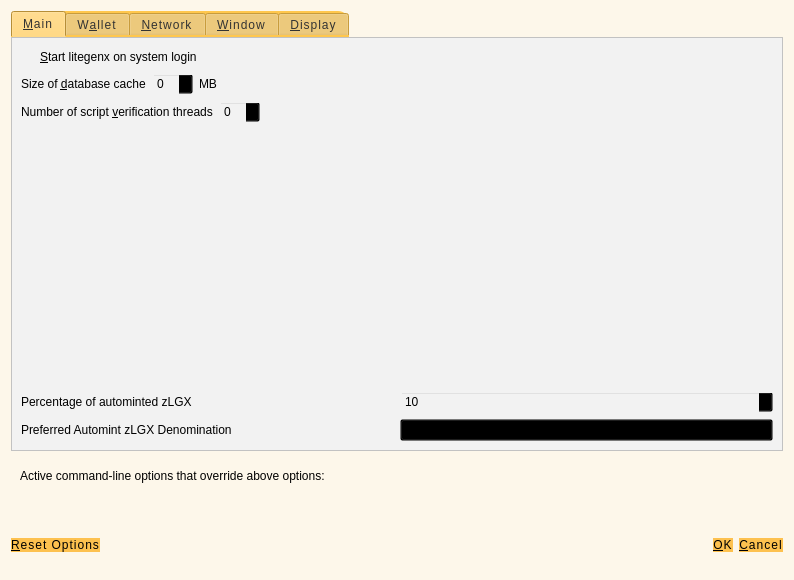
<?xml version="1.0" encoding="UTF-8"?>
<ui version="4.0">
 <class>OptionsDialog</class>
 <widget class="QDialog" name="OptionsDialog">
  <property name="geometry">
   <rect>
    <x>0</x>
    <y>0</y>
    <width>794</width>
    <height>580</height>
   </rect>
  </property>
  <property name="windowTitle">
   <string>Options</string>
  </property>
  <property name="styleSheet">
   <string notr="true">QDialog {
  background-color: #fdf7ea;
  color: #050044;
}
QValidatedLineEdit,
QLineEdit,
QTextEdit {
  font-size: 12px;
  min-height: 25px;
  outline: 0;
  padding: 3px;
  border: 1px;
  color: #333;
 background-color: #ffffff;
  border-radius: 15px;
}
QValidatedLineEdit: !focus {
  color: #333;
  background-color: #e7e7e7;
}
QLineEdit: !focus {
  color: #333;
  background-color: #e7e7e7;
}
QTextEdit: !focus {
  color: #333;
  background-color: #e7e7e7;
}
QValidatedLineEdit:disabled,
QLineEdit:disabled,
QTextEdit:disabled {
  color: #333;
  background-color: #f2f2f2;
}
QPlainTextEdit {
  background-color: #f2f2f2;
}
QPushButton {
  background-color: #fdc14f;
  padding: 0.85em 2em;
  letter-spacing: 1px;
  color: #000000;
  font-size: 12px;
  border-radius: 20px;
}
QPushButton:hover {
  background-color: #fb9803;
}
QPushButton:focus {
  border: none;
  outline: none;
}
QPushButton:pressed {
  border: 1px solid #ff7300;
}
QPushButton:disabled {
  border: 1px solid #aaaaaa;
  background-color: #bbbbbb;
}
QValueComboBox {
  padding: 3px 5px 3px 5px;
  background: #fcfcfc;
  font-size: 12px;
  min-height: 25px;
  outline: 0;
  padding: 3px;
  border: 0px;
  color: #333;
  background-color: #f2f2f2;
  border-radius: 10px;
}
QValueComboBox: !focus {
  color: #5c4c7c;
  background-color: #e7e7e7;
}</string>
  </property>
  <property name="modal">
   <bool>true</bool>
  </property>
  <layout class="QVBoxLayout" name="verticalLayout">
   <item>
    <widget class="QTabWidget" name="tabWidget">
     <property name="styleSheet">
      <string notr="true">QTabWidget {
  background-color: transparent;
}
QWidget {
  background-color: transparent;
}
QTabWidget::pane {
  background-color: #f2f2f2;
  border: 1px solid #c2c2c2;
}

QTabBar {
  background-color: #ffc74d;
  color: #333;
  padding: 5px;
  padding-left: 10px;
  padding-right: 10px;
  letter-spacing: 1px;
  font-size: 12px;
  border-top-left-radius: 11px;
  border-top-right-radius: 11px;
}

QTabBar::tab:hover:!selected {
  background-color: #ffae00;
  color: #333;
  padding: 5px;
  padding-left: 10px;
  padding-right: 10px;
  letter-spacing: 1px;
  font-size: 12px;
  border-top-left-radius: 11px;
  border-top-right-radius: 11px;
}</string>
     </property>
     <property name="currentIndex">
      <number>0</number>
     </property>
     <widget class="QWidget" name="tabMain">
      <property name="styleSheet">
       <string notr="true">background-color: transparent;</string>
      </property>
      <attribute name="title">
       <string>&amp;Main</string>
      </attribute>
      <layout class="QVBoxLayout" name="verticalLayout_Main">
       <item>
        <widget class="QCheckBox" name="bitcoinAtStartup">
         <property name="toolTip">
          <string>Automatically start litegenx after logging in to the system.</string>
         </property>
         <property name="text">
          <string>&amp;Start litegenx on system login</string>
         </property>
        </widget>
       </item>
       <item>
        <layout class="QHBoxLayout" name="horizontalLayout_2_Main">
         <item>
          <widget class="QLabel" name="databaseCacheLabel">
           <property name="text">
            <string>Size of &amp;database cache</string>
           </property>
           <property name="textFormat">
            <enum>Qt::PlainText</enum>
           </property>
           <property name="buddy">
            <cstring>databaseCache</cstring>
           </property>
          </widget>
         </item>
         <item>
          <widget class="QSpinBox" name="databaseCache"/>
         </item>
         <item>
          <widget class="QLabel" name="databaseCacheUnitLabel">
           <property name="text">
            <string>MB</string>
           </property>
           <property name="textFormat">
            <enum>Qt::PlainText</enum>
           </property>
          </widget>
         </item>
         <item>
          <spacer name="horizontalSpacer_2_Main">
           <property name="orientation">
            <enum>Qt::Horizontal</enum>
           </property>
           <property name="sizeHint" stdset="0">
            <size>
             <width>40</width>
             <height>20</height>
            </size>
           </property>
          </spacer>
         </item>
        </layout>
       </item>
       <item>
        <layout class="QHBoxLayout" name="horizontalLayout_3_Main">
         <item>
          <widget class="QLabel" name="threadsScriptVerifLabel">
           <property name="text">
            <string>Number of script &amp;verification threads</string>
           </property>
           <property name="textFormat">
            <enum>Qt::PlainText</enum>
           </property>
           <property name="buddy">
            <cstring>threadsScriptVerif</cstring>
           </property>
          </widget>
         </item>
         <item>
          <widget class="QSpinBox" name="threadsScriptVerif">
           <property name="toolTip">
            <string>(0 = auto, &lt;0 = leave that many cores free)</string>
           </property>
          </widget>
         </item>
         <item>
          <spacer name="horizontalSpacer_3_Main">
           <property name="orientation">
            <enum>Qt::Horizontal</enum>
           </property>
           <property name="sizeHint" stdset="0">
            <size>
             <width>40</width>
             <height>20</height>
            </size>
           </property>
          </spacer>
         </item>
        </layout>
       </item>
       <item>
        <spacer name="verticalSpacer_2">
         <property name="orientation">
          <enum>Qt::Vertical</enum>
         </property>
         <property name="sizeHint" stdset="0">
          <size>
           <width>20</width>
           <height>40</height>
          </size>
         </property>
        </spacer>
       </item>
       <item>
        <layout class="QHBoxLayout" name="horizontalLayout_3">
         <item>
          <widget class="QLabel" name="percentage_label">
           <property name="toolTip">
            <string>Percentage of incoming LGX which get automatically converted to zLGX via Zerocoin Protocol (min: 10%)</string>
           </property>
           <property name="text">
            <string>Percentage of autominted zLGX</string>
           </property>
          </widget>
         </item>
         <item>
          <widget class="QSpinBox" name="zeromintPercentage">
           <property name="minimum">
            <number>10</number>
           </property>
           <property name="maximum">
            <number>100</number>
           </property>
          </widget>
         </item>
        </layout>
       </item>
       <item>
        <layout class="QHBoxLayout" name="horizontalLayout" stretch="0,0">
         <property name="sizeConstraint">
          <enum>QLayout::SetFixedSize</enum>
         </property>
         <item>
          <widget class="QLabel" name="labelPreferredDenom">
           <property name="maximumSize">
            <size>
             <width>16777215</width>
             <height>16777215</height>
            </size>
           </property>
           <property name="toolTip">
            <string>Wait with automatic conversion to Zerocoin until enough LGX for this denomination is available</string>
           </property>
           <property name="text">
            <string>Preferred Automint zLGX Denomination</string>
           </property>
          </widget>
         </item>
         <item>
          <widget class="QComboBox" name="preferredDenom">
           <property name="maximumSize">
            <size>
             <width>16777215</width>
             <height>27</height>
            </size>
           </property>
           <property name="toolTip">
            <string>Wait with automatic conversion to Zerocoin until enough LGX for this denomination is available</string>
           </property>
           <property name="maxVisibleItems">
            <number>9</number>
           </property>
           <property name="maxCount">
            <number>9</number>
           </property>
          </widget>
         </item>
        </layout>
       </item>
      </layout>
     </widget>
     <widget class="QWidget" name="tabWallet">
      <property name="styleSheet">
       <string notr="true">background-color: transparent;</string>
      </property>
      <attribute name="title">
       <string>W&amp;allet</string>
      </attribute>
      <layout class="QVBoxLayout" name="verticalLayout_Wallet">
       <item>
        <widget class="QGroupBox" name="groupBox">
         <property name="title">
          <string>Expert</string>
         </property>
         <layout class="QVBoxLayout" name="verticalLayout_2">
          <item>
           <widget class="QCheckBox" name="coinControlFeatures">
            <property name="toolTip">
             <string>Whether to show coin control features or not.</string>
            </property>
            <property name="text">
             <string>Enable coin &amp;control features</string>
            </property>
           </widget>
          </item>
          <item>
           <widget class="QCheckBox" name="showMasternodesTab">
            <property name="toolTip">
             <string>Show additional tab listing all your masternodes in first sub-tab&lt;br/&gt;and all masternodes on the network in second sub-tab.</string>
            </property>
            <property name="text">
             <string>Show Masternodes Tab</string>
            </property>
           </widget>
          </item>
          <item>
           <widget class="QCheckBox" name="spendZeroConfChange">
            <property name="toolTip">
             <string>If you disable the spending of unconfirmed change, the change from a transaction&lt;br/&gt;cannot be used until that transaction has at least one confirmation.&lt;br/&gt;This also affects how your balance is computed.</string>
            </property>
            <property name="text">
             <string>&amp;Spend unconfirmed change</string>
            </property>
           </widget>
          </item>
         </layout>
        </widget>
       </item>
       <item>
        <spacer name="verticalSpacer_Wallet">
         <property name="orientation">
          <enum>Qt::Vertical</enum>
         </property>
         <property name="sizeHint" stdset="0">
          <size>
           <width>20</width>
           <height>40</height>
          </size>
         </property>
        </spacer>
       </item>
      </layout>
     </widget>
     <widget class="QWidget" name="tabNetwork">
      <property name="styleSheet">
       <string notr="true">background-color: transparent;</string>
      </property>
      <attribute name="title">
       <string>&amp;Network</string>
      </attribute>
      <layout class="QVBoxLayout" name="verticalLayout_Network">
       <item>
        <widget class="QCheckBox" name="mapPortUpnp">
         <property name="toolTip">
          <string>Automatically open the litegenx client port on the router. This only works when your router supports UPnP and it is enabled.</string>
         </property>
         <property name="text">
          <string>Map port using &amp;UPnP</string>
         </property>
        </widget>
       </item>
       <item>
        <widget class="QCheckBox" name="allowIncoming">
         <property name="toolTip">
          <string>Accept connections from outside</string>
         </property>
         <property name="text">
          <string>Allow incoming connections</string>
         </property>
        </widget>
       </item>
       <item>
        <widget class="QCheckBox" name="connectSocks">
         <property name="toolTip">
          <string>Connect to the litegenx network through a SOCKS5 proxy.</string>
         </property>
         <property name="text">
          <string>&amp;Connect through SOCKS5 proxy (default proxy):</string>
         </property>
        </widget>
       </item>
       <item>
        <layout class="QHBoxLayout" name="horizontalLayout_1_Network">
         <item>
          <widget class="QLabel" name="proxyIpLabel">
           <property name="text">
            <string>Proxy &amp;IP:</string>
           </property>
           <property name="textFormat">
            <enum>Qt::PlainText</enum>
           </property>
           <property name="buddy">
            <cstring>proxyIp</cstring>
           </property>
          </widget>
         </item>
         <item>
          <widget class="QValidatedLineEdit" name="proxyIp">
           <property name="minimumSize">
            <size>
             <width>140</width>
             <height>31</height>
            </size>
           </property>
           <property name="maximumSize">
            <size>
             <width>140</width>
             <height>16777215</height>
            </size>
           </property>
           <property name="toolTip">
            <string>IP address of the proxy (e.g. IPv4: 127.0.0.1 / IPv6: ::1)</string>
           </property>
          </widget>
         </item>
         <item>
          <widget class="QLabel" name="proxyPortLabel">
           <property name="text">
            <string>&amp;Port:</string>
           </property>
           <property name="textFormat">
            <enum>Qt::PlainText</enum>
           </property>
           <property name="buddy">
            <cstring>proxyPort</cstring>
           </property>
          </widget>
         </item>
         <item>
          <widget class="QLineEdit" name="proxyPort">
           <property name="minimumSize">
            <size>
             <width>55</width>
             <height>31</height>
            </size>
           </property>
           <property name="maximumSize">
            <size>
             <width>55</width>
             <height>16777215</height>
            </size>
           </property>
           <property name="toolTip">
            <string>Port of the proxy (e.g. 9050)</string>
           </property>
          </widget>
         </item>
         <item>
          <spacer name="horizontalSpacer_1_Network">
           <property name="orientation">
            <enum>Qt::Horizontal</enum>
           </property>
           <property name="sizeHint" stdset="0">
            <size>
             <width>40</width>
             <height>20</height>
            </size>
           </property>
          </spacer>
         </item>
        </layout>
       </item>
       <item>
        <spacer name="verticalSpacer_Network">
         <property name="orientation">
          <enum>Qt::Vertical</enum>
         </property>
         <property name="sizeHint" stdset="0">
          <size>
           <width>20</width>
           <height>40</height>
          </size>
         </property>
        </spacer>
       </item>
      </layout>
     </widget>
     <widget class="QWidget" name="tabWindow">
      <property name="styleSheet">
       <string notr="true">background-color: transparent;</string>
      </property>
      <attribute name="title">
       <string>&amp;Window</string>
      </attribute>
      <layout class="QVBoxLayout" name="verticalLayout_Window">
       <item>
        <widget class="QCheckBox" name="minimizeToTray">
         <property name="toolTip">
          <string>Show only a tray icon after minimizing the window.</string>
         </property>
         <property name="text">
          <string>&amp;Minimize to the tray instead of the taskbar</string>
         </property>
        </widget>
       </item>
       <item>
        <widget class="QCheckBox" name="minimizeOnClose">
         <property name="toolTip">
          <string>Minimize instead of exit the application when the window is closed. When this option is enabled, the application will be closed only after selecting Quit in the menu.</string>
         </property>
         <property name="text">
          <string>M&amp;inimize on close</string>
         </property>
        </widget>
       </item>
       <item>
        <spacer name="verticalSpacer_Window">
         <property name="orientation">
          <enum>Qt::Vertical</enum>
         </property>
         <property name="sizeHint" stdset="0">
          <size>
           <width>20</width>
           <height>40</height>
          </size>
         </property>
        </spacer>
       </item>
      </layout>
     </widget>
     <widget class="QWidget" name="tabDisplay">
      <property name="styleSheet">
       <string notr="true">background-color: transparent;</string>
      </property>
      <attribute name="title">
       <string>&amp;Display</string>
      </attribute>
      <layout class="QVBoxLayout" name="verticalLayout_Display">
       <item>
        <layout class="QHBoxLayout" name="horizontalLayout_1_Display">
         <item>
          <widget class="QLabel" name="langLabel">
           <property name="text">
            <string>User Interface &amp;language:</string>
           </property>
           <property name="textFormat">
            <enum>Qt::PlainText</enum>
           </property>
           <property name="buddy">
            <cstring>lang</cstring>
           </property>
          </widget>
         </item>
         <item>
          <widget class="QValueComboBox" name="lang">
           <property name="toolTip">
            <string>The user interface language can be set here. This setting will take effect after restarting litegenx.</string>
           </property>
          </widget>
         </item>
        </layout>
       </item>
       <item>
        <widget class="QLabel" name="label_3">
         <property name="toolTip">
          <string notr="true"/>
         </property>
         <property name="statusTip">
          <string notr="true"/>
         </property>
         <property name="whatsThis">
          <string notr="true"/>
         </property>
         <property name="accessibleName">
          <string notr="true"/>
         </property>
         <property name="text">
          <string>Language missing or translation incomplete? Help contributing translations here:
https://www.transifex.com/litegenx-project/litegenx-project-translations</string>
         </property>
         <property name="wordWrap">
          <bool>true</bool>
         </property>
         <property name="openExternalLinks">
          <bool>true</bool>
         </property>
         <property name="textInteractionFlags">
          <set>Qt::TextBrowserInteraction</set>
         </property>
        </widget>
       </item>
       <item>
        <layout class="QHBoxLayout" name="horizontalLayout_4_Display" stretch="0,0">
         <item>
          <widget class="QLabel" name="themeLabel">
           <property name="text">
            <string>User Interface Theme:</string>
           </property>
          </widget>
         </item>
         <item>
          <widget class="QValueComboBox" name="theme">
           <property name="enabled">
            <bool>false</bool>
           </property>
          </widget>
         </item>
        </layout>
       </item>
       <item>
        <widget class="Line" name="line">
         <property name="orientation">
          <enum>Qt::Horizontal</enum>
         </property>
        </widget>
       </item>
       <item>
        <layout class="QHBoxLayout" name="horizontalLayout_2_Display">
         <item>
          <widget class="QLabel" name="unitLabel">
           <property name="text">
            <string>&amp;Unit to show amounts in:</string>
           </property>
           <property name="textFormat">
            <enum>Qt::PlainText</enum>
           </property>
           <property name="buddy">
            <cstring>unit</cstring>
           </property>
          </widget>
         </item>
         <item>
          <widget class="QValueComboBox" name="unit">
           <property name="toolTip">
            <string>Choose the default subdivision unit to show in the interface and when sending coins.</string>
           </property>
          </widget>
         </item>
        </layout>
       </item>
       <item>
        <layout class="QHBoxLayout" name="horizontalLayout_5_Display">
         <item>
          <widget class="QLabel" name="digitsLabel">
           <property name="text">
            <string>Decimal digits</string>
           </property>
          </widget>
         </item>
         <item>
          <widget class="QValueComboBox" name="digits"/>
         </item>
        </layout>
       </item>
       <item>
        <layout class="QHBoxLayout" name="horizontalLayout_3_Display">
         <item>
          <widget class="QLabel" name="thirdPartyTxUrlsLabel">
           <property name="toolTip">
            <string>Third party URLs (e.g. a block explorer) that appear in the transactions tab as context menu items. %s in the URL is replaced by transaction hash. Multiple URLs are separated by vertical bar |.</string>
           </property>
           <property name="text">
            <string>Third party transaction URLs</string>
           </property>
           <property name="buddy">
            <cstring>thirdPartyTxUrls</cstring>
           </property>
          </widget>
         </item>
         <item>
          <widget class="QLineEdit" name="thirdPartyTxUrls">
           <property name="toolTip">
            <string>Third party URLs (e.g. a block explorer) that appear in the transactions tab as context menu items. %s in the URL is replaced by transaction hash. Multiple URLs are separated by vertical bar |.</string>
           </property>
          </widget>
         </item>
        </layout>
       </item>
       <item>
        <spacer name="verticalSpacer">
         <property name="orientation">
          <enum>Qt::Vertical</enum>
         </property>
         <property name="sizeHint" stdset="0">
          <size>
           <width>20</width>
           <height>40</height>
          </size>
         </property>
        </spacer>
       </item>
      </layout>
     </widget>
    </widget>
   </item>
   <item>
    <widget class="QFrame" name="frame">
     <layout class="QVBoxLayout" name="verticalLayout_Bottom">
      <item>
       <layout class="QHBoxLayout" name="horizontalLayout_Bottom">
        <item>
         <widget class="QLabel" name="overriddenByCommandLineInfoLabel">
          <property name="text">
           <string>Active command-line options that override above options:</string>
          </property>
          <property name="textFormat">
           <enum>Qt::PlainText</enum>
          </property>
         </widget>
        </item>
        <item>
         <spacer name="horizontalSpacer_Bottom">
          <property name="orientation">
           <enum>Qt::Horizontal</enum>
          </property>
          <property name="sizeHint" stdset="0">
           <size>
            <width>40</width>
            <height>20</height>
           </size>
          </property>
         </spacer>
        </item>
       </layout>
      </item>
      <item>
       <widget class="QLabel" name="overriddenByCommandLineLabel">
        <property name="text">
         <string/>
        </property>
        <property name="textFormat">
         <enum>Qt::PlainText</enum>
        </property>
        <property name="wordWrap">
         <bool>true</bool>
        </property>
       </widget>
      </item>
     </layout>
    </widget>
   </item>
   <item>
    <layout class="QHBoxLayout" name="horizontalLayout_Buttons">
     <item>
      <widget class="QPushButton" name="resetButton">
       <property name="toolTip">
        <string>Reset all client options to default.</string>
       </property>
       <property name="styleSheet">
        <string notr="true">QDialogButtonBox,
QPushButton {
  background-color: #fdc14f;
  padding: 0.85em 2em;
  letter-spacing: 1px;
  color: #000000;
  font-size: 12px;
  border-radius: 20px;
}
QPushButton:hover {
  background-color: #fb9803;
}
QPushButton:focus {
  border: none;
  outline: none;
}
QPushButton:pressed {
  border: 1px solid #ff7300;
}

QPushButton:disabled {
  border: 1px solid #aaaaaa;
  background-color: #bbbbbb;
}</string>
       </property>
       <property name="text">
        <string>&amp;Reset Options</string>
       </property>
       <property name="autoDefault">
        <bool>false</bool>
       </property>
      </widget>
     </item>
     <item>
      <spacer name="horizontalSpacer_1">
       <property name="orientation">
        <enum>Qt::Horizontal</enum>
       </property>
       <property name="sizeHint" stdset="0">
        <size>
         <width>40</width>
         <height>48</height>
        </size>
       </property>
      </spacer>
     </item>
     <item>
      <widget class="QLabel" name="statusLabel">
       <property name="minimumSize">
        <size>
         <width>200</width>
         <height>0</height>
        </size>
       </property>
       <property name="font">
        <font>
         <weight>75</weight>
         <bold>true</bold>
        </font>
       </property>
       <property name="text">
        <string/>
       </property>
       <property name="textFormat">
        <enum>Qt::PlainText</enum>
       </property>
       <property name="wordWrap">
        <bool>true</bool>
       </property>
      </widget>
     </item>
     <item>
      <spacer name="horizontalSpacer_2">
       <property name="orientation">
        <enum>Qt::Horizontal</enum>
       </property>
       <property name="sizeHint" stdset="0">
        <size>
         <width>40</width>
         <height>48</height>
        </size>
       </property>
      </spacer>
     </item>
     <item>
      <widget class="QPushButton" name="okButton">
       <property name="styleSheet">
        <string notr="true">QDialogButtonBox,
QPushButton {
  background-color: #fdc14f;
  padding: 0.85em 2em;
  letter-spacing: 1px;
  color: #000000;
  font-size: 12px;
  border-radius: 20px;
}
QPushButton:hover {
  background-color: #fb9803;
}
QPushButton:focus {
  border: none;
  outline: none;
}
QPushButton:pressed {
  border: 1px solid #ff7300;
}

QPushButton:disabled {
  border: 1px solid #aaaaaa;
  background-color: #bbbbbb;
}</string>
       </property>
       <property name="text">
        <string>&amp;OK</string>
       </property>
       <property name="autoDefault">
        <bool>false</bool>
       </property>
       <property name="default">
        <bool>true</bool>
       </property>
      </widget>
     </item>
     <item>
      <widget class="QPushButton" name="cancelButton">
       <property name="styleSheet">
        <string notr="true">QDialogButtonBox,
QPushButton {
  background-color: #fdc14f;
  padding: 0.85em 2em;
  letter-spacing: 1px;
  color: #000000;
  font-size: 12px;
  border-radius: 20px;
}
QPushButton:hover {
  background-color: #fb9803;
}
QPushButton:focus {
  border: none;
  outline: none;
}
QPushButton:pressed {
  border: 1px solid #ff7300;
}

QPushButton:disabled {
  border: 1px solid #aaaaaa;
  background-color: #bbbbbb;
}</string>
       </property>
       <property name="text">
        <string>&amp;Cancel</string>
       </property>
       <property name="autoDefault">
        <bool>false</bool>
       </property>
      </widget>
     </item>
    </layout>
   </item>
  </layout>
 </widget>
 <customwidgets>
  <customwidget>
   <class>QValidatedLineEdit</class>
   <extends>QLineEdit</extends>
   <header>qvalidatedlineedit.h</header>
  </customwidget>
  <customwidget>
   <class>QValueComboBox</class>
   <extends>QComboBox</extends>
   <header>qvaluecombobox.h</header>
  </customwidget>
 </customwidgets>
 <resources/>
 <connections/>
</ui>
